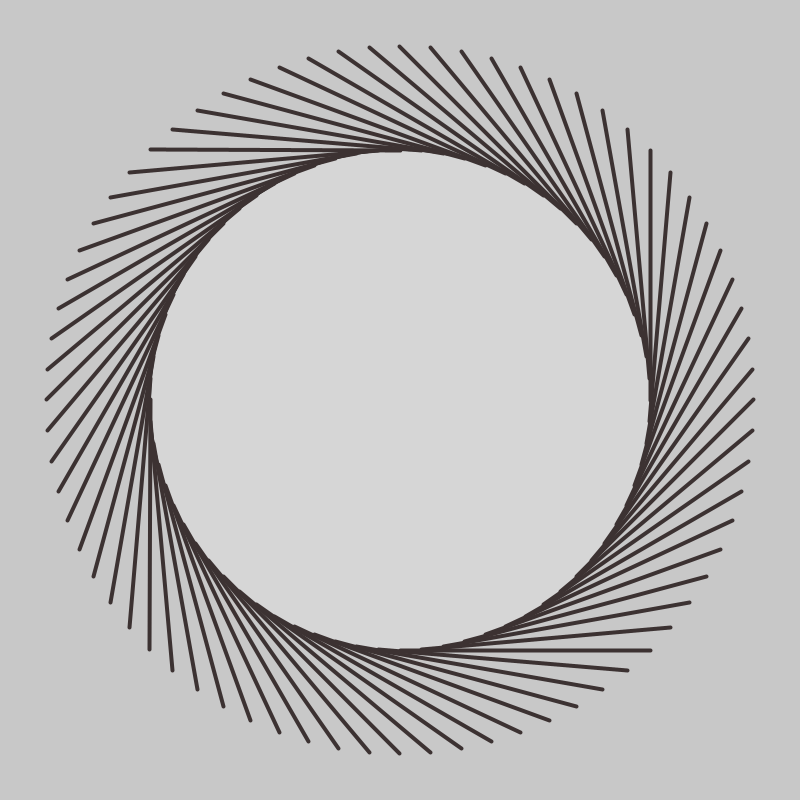
Frame 1 (no input)
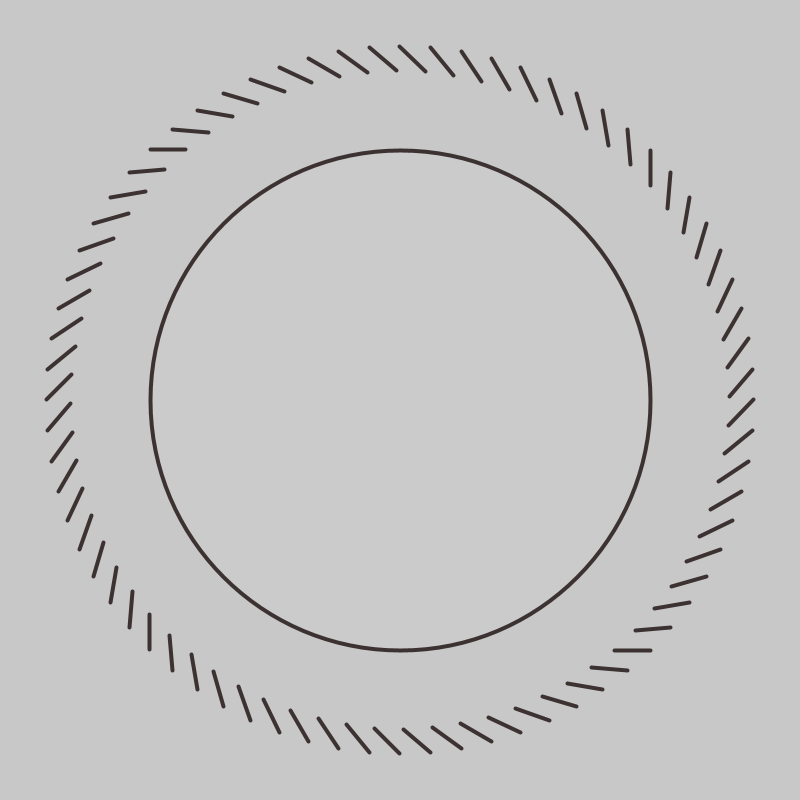
Frame 60 (the mouse pressed at the canvas centre just before this capture)
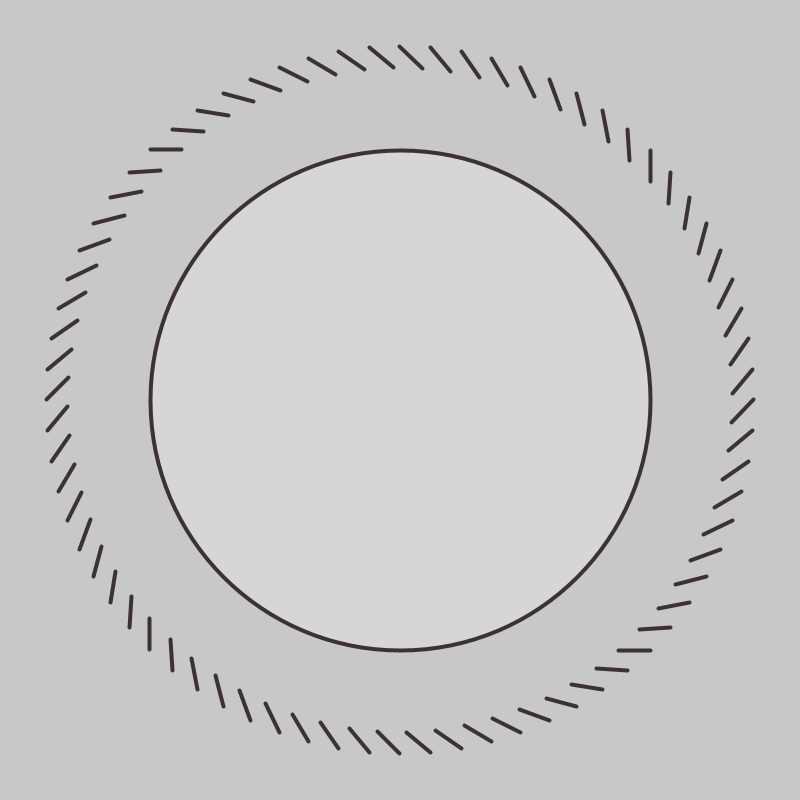
Frame 120 (the mouse held since frame 60 and released just before this capture)

The Processing sketch that drew these frames (run headless with seeded random() and noise(); from frame 60 on, the mouse is pressed at the canvas centre):

// Processing sketch: sketch_63
// ── sketch_63.pde
// Global Variables

float x = 250;
float y = 250;
float angle;
float diameter = 5;

void setup(){
  size(800, 800);
  background(250);
  //surface.setLocation(987, 70);
  
}


void draw(){
  background(200);
  
  translate(width/2, height/2);
  fill(255, 255, 255, random(100));
  ellipse(0, 0, 500, 500);
  
  for (float a = 0; a < 360; a += 5){
    pushMatrix();
    rotate(radians(a));
    stroke(60, 50, 50);
    strokeWeight(4);
    line(x * sin(radians(angle)), y, y, y);
    //noFill();
    //rect(x * sin(radians(angle)), y, diameter, diameter);
    popMatrix();
  }
  angle++;
  
  
}
